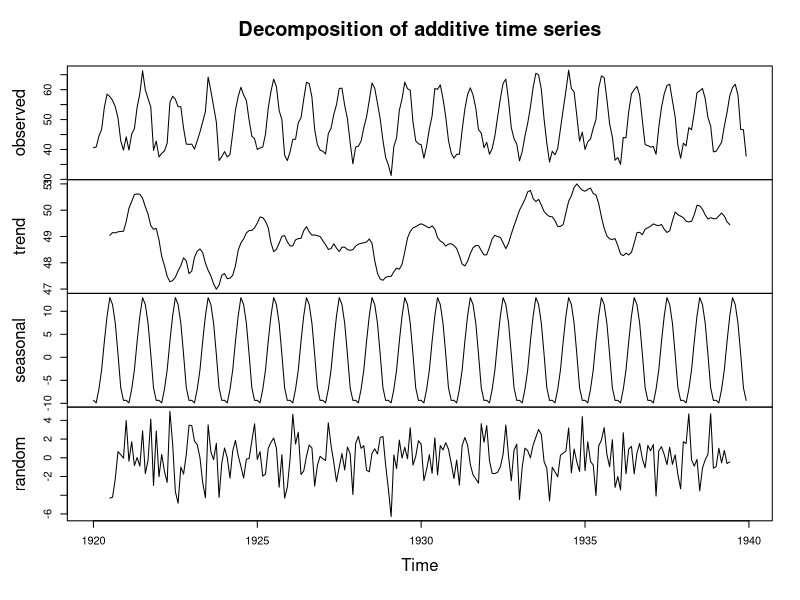
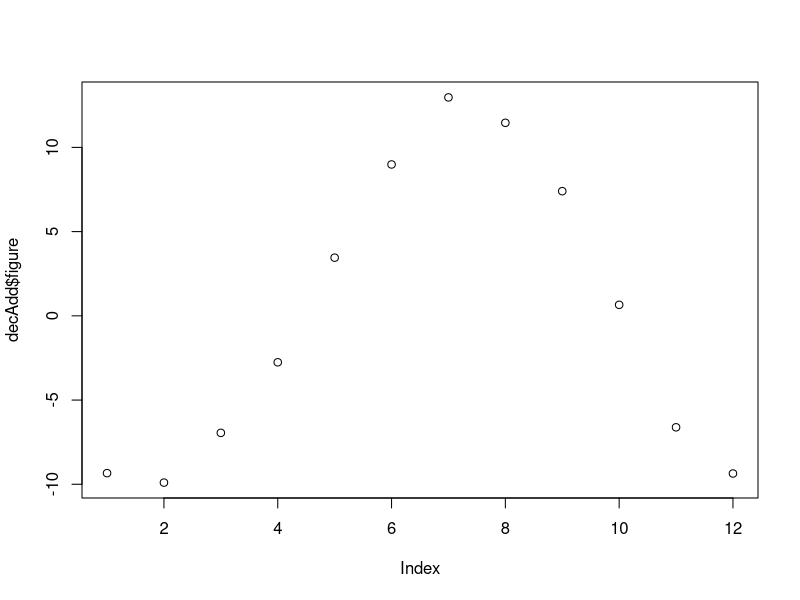
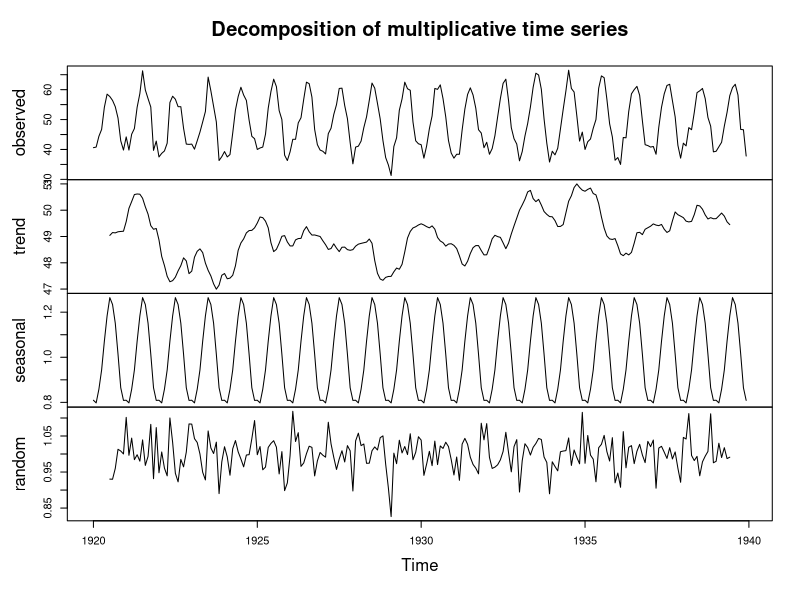
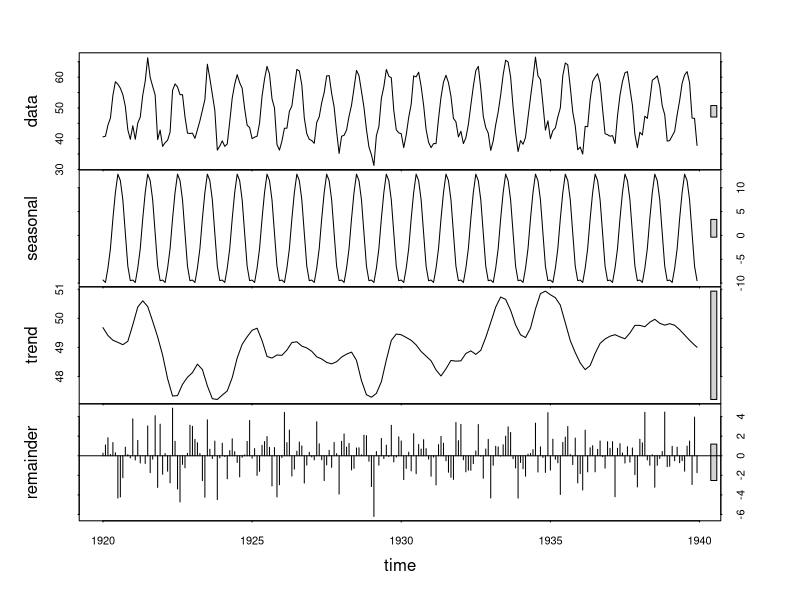
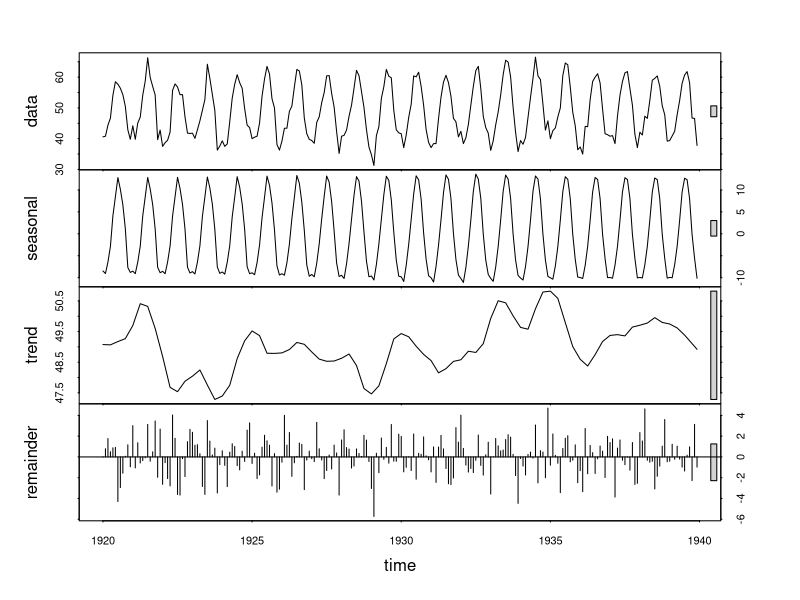
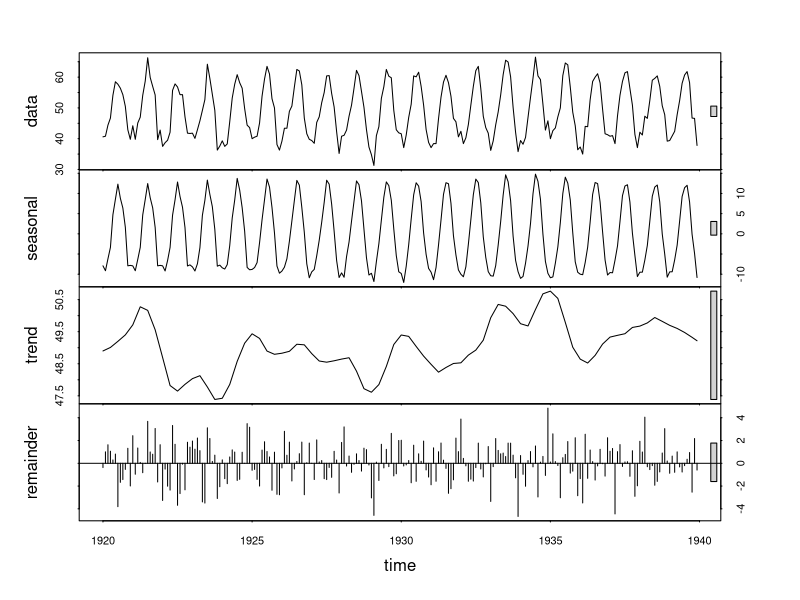
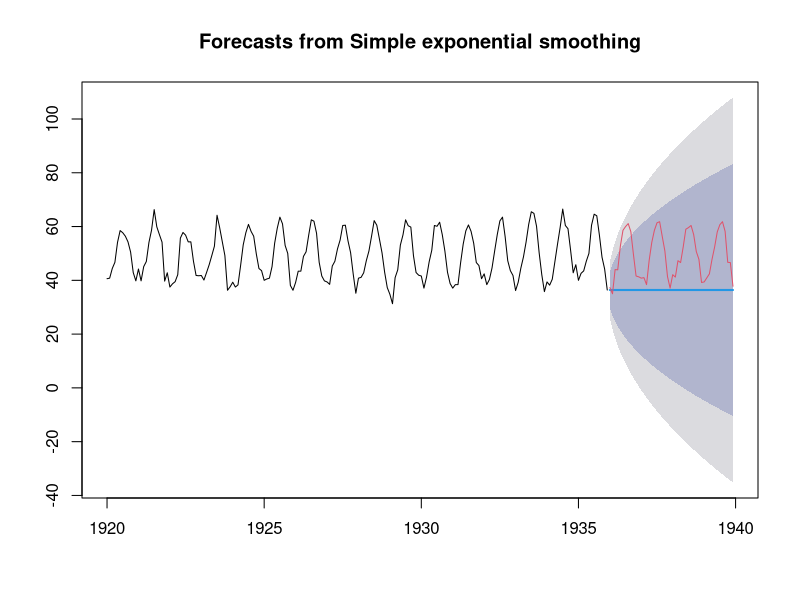
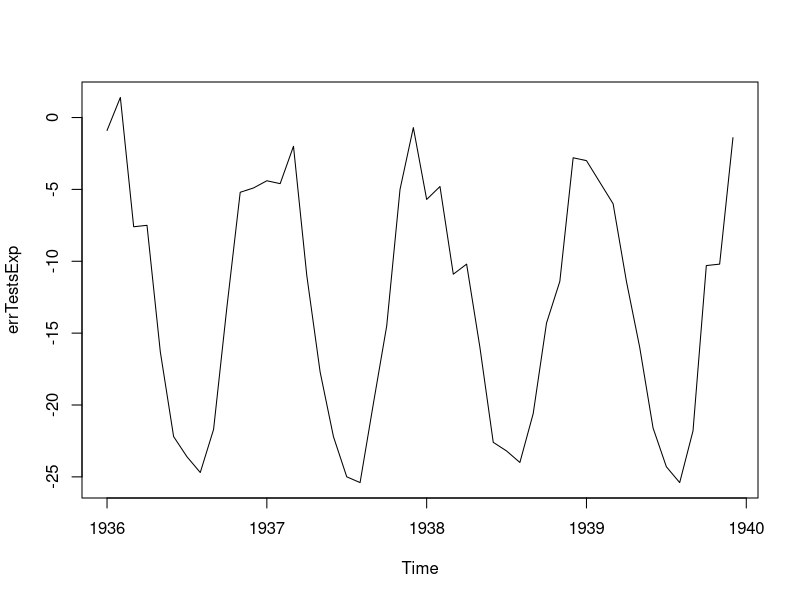

These figures' R source, in order:
#datos de ejemplo: nottem, tempe in nothingham
#install.packages('datasets')
library(datasets)
decAdd<-decompose(nottem, type='add')
plot(decAdd)
plot(decAdd$figure)
summary(decAdd)
decMult<-decompose(nottem, type='mult')
summary(decMult)
plot(decMult)

stlPeriod=stl(nottem, 'periodic')
plot(stlPeriod)
stl13=stl(nottem,13)
plot(stl13)

stl7=stl(nottem,7)
plot(stl7)

####Predicción
#install.packages('forecast')
library(forecast)
##separamos dataset train y test
cTrain<- 1:240<=192
train<-ts(subset(nottem, subset = cTrain), start = c(1920,1), frequency = 12)
test<-ts(subset(nottem, subset = !cTrain), start = c(1936,1), frequency = 12)

sExpMOd<-ses(train, h=48)
plot(sExpMOd)
lines(test, col=2)
summary(sExpMOd)
errTestsExp=sExpMOd$mean-test
plot(errTestsExp)

holt<-holt(train, h=48)
plot(holt)
lines(test, col=2)
summary(holt)
errTestsHolt=holt$mean-test

holtWin<-hw(train, h=48)
plot(holtWin)
lines(test, col=2)
summary(holtWin)
errTestsHoltWin=holtWin$mean-test

holtWinMult<-hw(train, seasonal = 'multiplicative', h=48)
plot(holtWinMult)
lines(test, col=2)
summary(holtWinMult)
errTestsHoltWinMult=holtWinMult$mean-test

plot(errTestsHoltWin)
lines(errTestsHoltWinMult, col=2)
